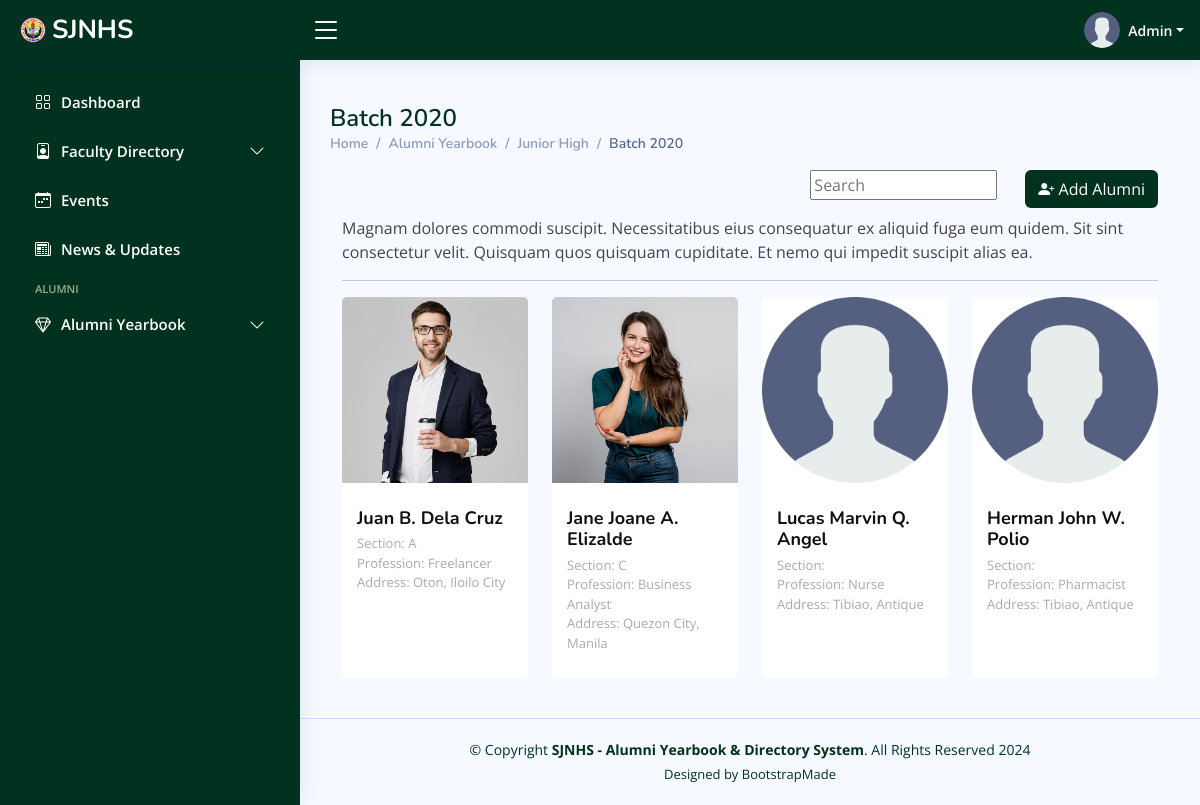
Page /admin/alumni-jhs-view.php?batch=2020 (signed in) on the committed database.
### tables this page shows
CREATE TABLE `alumni_jhs` (
  `id` int(11) NOT NULL,
  `alumni_id` varchar(255) NOT NULL,
  `firstname` varchar(255) NOT NULL,
  `middlename` varchar(255) NOT NULL,
  `lastname` varchar(255) NOT NULL,
  `email` varchar(255) NOT NULL,
  `password` varchar(255) NOT NULL,
  `phone_num` varchar(255) NOT NULL,
  `year_graduated` varchar(255) NOT NULL,
  `section` varchar(255) NOT NULL,
  `track` varchar(255) NOT NULL,
  `profession` varchar(255) NOT NULL,
  `current_company_bus` varchar(255) NOT NULL,
  `marital_stat` varchar(255) NOT NULL,
  `address` varchar(255) NOT NULL,
  `profile_picture` varchar(255) DEFAULT NULL,
  `user_status` varchar(255) NOT NULL,
  `is_online` tinyint(1) NOT NULL DEFAULT 0 COMMENT 'o=false, 1=true',
  `date_created` timestamp NOT NULL DEFAULT current_timestamp()
);

### admin/alumni-jhs-view.php (the view, shortened to what this page needs)
<?php
include_once 'includes/header.php';
include_once 'includes/conn.php';
include_once 'includes/sidebar.php';
?>
<main id="main" class="main">
    <div class="pagetitle">
        <h1>Batch <?php echo isset($_GET['batch']) ? $_GET['batch'] : ''; ?></h1>
        <nav>
            <ol class="breadcrumb">
                <li class="breadcrumb-item"><a href="dashboard.php">Home</a></li>
                <li class="breadcrumb-item">Alumni Yearbook</li>
                <li class="breadcrumb-item"><a href="juniorhs-alumni.php">Junior High</a></li>
                <li class="breadcrumb-item active">Batch <?php echo isset($_GET['batch']) ? $_GET['batch'] : ''; ?></li>
            </ol>
        </nav>
    </div>
    <section class="section dashboard">
        <div class="row">
            <div class="col-lg-12">
                <div id="user" class="user">
                    <div class="container" data-aos="fade-up">
                        <div class="section-title">
                            <div class="d-grid gap-2 d-md-flex justify-content-md-end mb-2">
                                <div class="search-bar">
                                    <input type="text" name="query" id="search" placeholder="Search"
                                        title="Enter search keyword">
                                </div>
                                <button class="btn text-white" style="background-color:#013220" type="button"
                                    data-bs-toggle="modal" data-bs-target="#addfaculty"><i
                                        class="bi bi-person-plus-fill"></i> Add Alumni
                                </button>
                            </div>
                            <p>Magnam dolores commodi suscipit. Necessitatibus eius consequatur ex aliquid fuga eum
                                quidem. Sit sint consectetur velit. Quisquam quos quisquam cupiditate. Et nemo qui
                                impedit suscipit alias ea.</p>
                            <hr>
                        </div>
                        <div class="row">
                            <?php
                            $sql = "SELECT * FROM alumni_jhs WHERE `year_graduated` = '$_GET[batch]'";
                            $result = mysqli_query($conn, $sql);
                            if (mysqli_num_rows($result) > 0) {
                                while ($row = mysqli_fetch_assoc($result)) {
                                    $middlenameInitial = substr($row['middlename'], 0, 1);
                            ?>
                            <div class="col-lg-3 col-md-6 col-6 d-flex align-items-stretch">
                                <div class="member" data-aos="fade-up" data-aos-delay="100">
                                    <div class="member-img">
                                        <img src="<?php echo ($row['profile_picture'] == null) ? "assets/img/user.png" :  $src . $row['profile_picture'];  ?>"
                                            class="img-fluid" alt="">
                                    </div>
                                    <div class="member-info">
                                        <h4><?php echo $row['firstname'] . " " . $middlenameInitial . ". " . $row['lastname']; ?>
                                        </h4>
                                        <span><?php echo "Section: " . $row['section']; ?></span>
                                        <span><?php echo "Profession: " . $row['profession']; ?></span>
                                        <span><?php echo "Address: " . $row['address']; ?></span>
                                    </div>
                                </div>
                            </div>
                            <?php
                                }
                            } else {
                                echo "No alumni members found.";
                            }
                            ?>
                        </div>
                    </div>
                </div>
            </div>
    </section>
</main>
<?php
include_once 'includes/footer.php';
?>

### admin/includes/header.php (shortened to what this page needs)
<!DOCTYPE html>
<html lang="en">
<head>
    <link href="assets/vendor/bootstrap/css/bootstrap.min.css" rel="stylesheet">
    <link href="assets/vendor/bootstrap-icons/bootstrap-icons.css" rel="stylesheet">
    <link href="assets/vendor/boxicons/css/boxicons.min.css" rel="stylesheet">
    <link href="assets/vendor/quill/quill.snow.css" rel="stylesheet">
    <link href="assets/vendor/quill/quill.bubble.css" rel="stylesheet">
    <link href="assets/vendor/remixicon/remixicon.css" rel="stylesheet">
    <link href="assets/vendor/simple-datatables/style.css" rel="stylesheet">
    <link href="assets/css/style.css" rel="stylesheet">
    <?php
    $src = "\SJNHSAlumniSystem/alumni/";
    ?>
</head>
<body>
    <header id="header" class="header fixed-top d-flex align-items-center">
        <div class="d-flex align-items-center justify-content-between">
            <a href="dashboard.php" class="logo d-flex align-items-center">
                <img src="assets/img/favicon.png" alt="">
                <span class="d-none d-lg-block">SJNHS</span>
            </a>
            <i class="bi bi-list toggle-sidebar-btn"></i>
        </div>
        <nav class="header-nav ms-auto">
            <ul class="d-flex align-items-center">
                <li class="nav-item dropdown pe-3">
                    <a class="nav-link nav-profile d-flex align-items-center pe-0" href="#" data-bs-toggle="dropdown">
                        <img src="assets/img/user.png" alt="Profile" class="rounded-circle">
                        <span class="d-none d-md-block dropdown-toggle ps-2">Admin</span>
                    </a>
                </li>
            </ul>
        </nav>
    </header>

### admin/includes/conn.php (shortened to what this page needs)
<?php
echo "Connected successfully";
?>

### admin/includes/sidebar.php (shortened to what this page needs)
<?php
$current_page = basename($_SERVER['PHP_SELF'], ".php");
?>
<aside id="sidebar" class="sidebar">
    <ul class="sidebar-nav" id="sidebar-nav">
        <li class="nav-item">
            <a class="nav-link <?= $current_page == 'dashboard' ? '' : 'collapsed'; ?>" href="dashboard.php">
                <i class="bi bi-grid"></i>
                <span>Dashboard</span>
            </a>
        </li>
        <li class="nav-item">
            <a class="nav-link <?= $current_page == 'juniorhs-faculty' || $current_page == 'seniorhs-faculty' ? '' : 'collapsed'; ?>"
                data-bs-toggle="collapse" href="#faculty-nav">
                <i class="bi bi-person-badge"></i><span>Faculty Directory</span><i
                    class="bi bi-chevron-down ms-auto"></i>
            </a>
        </li>
        <li class="nav-item">
            <a class="nav-link <?= $current_page == 'events' ? '' : 'collapsed'; ?>" href="events.php">
                <i class="bi bi-calendar-week"></i>
                <span>Events</span>
            </a>
        </li>
        <li class="nav-item">
            <a class="nav-link <?= $current_page == 'news-and-updates' ? '' : 'collapsed'; ?>"
                href="news-and-updates.php">
                <i class="bi bi-newspaper"></i>
                <span>News &amp; Updates</span>
            </a>
        </li>
        <li class="nav-heading">Alumni</li>
        <li class="nav-item">
            <a class="nav-link <?= $current_page == 'juniorhs-alumni' || $current_page == 'seniorhs-alumni' ? '' : 'collapsed'; ?>"
                data-bs-toggle="collapse" href="#alumni-nav">
                <i class="bi bi-gem"></i><span>Alumni Yearbook</span><i class="bi bi-chevron-down ms-auto"></i>
            </a>
        </li>
    </ul>
</aside>

### admin/includes/footer.php (shortened to what this page needs)
<footer id="footer" class="footer">
    <div class="copyright">
        &copy; Copyright <strong><span>SJNHS - Alumni Yearbook & Directory System</span></strong>. All Rights Reserved
        2024
    </div>
    <div class="credits">
        Designed by <a href="https://bootstrapmade.com/">BootstrapMade</a>
    </div>
</footer>
</body>
</html>

### admin/assets/css/style.css (style rules this page uses)
:root { scroll-behavior: smooth; }
body { font-family: "Open Sans", sans-serif; background: #f6f9ff; color: #444444; }
a { color: #013220; text-decoration: none; }
h1, h2, h3, h4, h5, h6 { font-family: "Nunito", sans-serif; }
#main { margin-top: 60px; padding: 20px 30px; transition: all 0.3s; }
.pagetitle { margin-bottom: 10px; }
.pagetitle h1 { font-size: 24px; margin-bottom: 0; font-weight: 600; color: #013220; }
.breadcrumb { font-size: 14px; font-family: "Nunito", sans-serif; color: #899bbd; font-weight: 600; }
.breadcrumb a { color: #899bbd; transition: 0.3s; }
.breadcrumb .breadcrumb-item::before { color: #899bbd; }
.breadcrumb .active { color: #51678f; font-weight: 600; }
.logo { line-height: 1; }
@media (min-width: 1200px) { .logo { width: 280px; } }
.logo img { max-height: 26px; margin-right: 6px; }
.logo span { font-size: 26px; font-weight: 700; color: #fff; font-family: "Nunito", sans-serif; }
.header { transition: all 0.5s; z-index: 997; height: 60px; box-shadow: 0px 2px 20px rgba(1, 41, 112, 0.1); background-color: #013220; padding-left: 20px; }
.header .toggle-sidebar-btn { font-size: 32px; padding-left: 10px; cursor: pointer; color: #fff; }
.search-bar { min-width: 150px; padding: 0 20px; }
.header-nav ul { list-style: none; }
.header-nav > ul { margin: 0; padding: 0; }
.header-nav .nav-profile { color: #fff; }
.header-nav .nav-profile img { max-height: 36px; }
.header-nav .nav-profile span { font-size: 14px; font-weight: 600; }
.sidebar { position: fixed; top: 60px; left: 0; bottom: 0; width: 300px; z-index: 996; transition: all 0.3s; padding: 20px; overflow-y: auto; scrollbar-width: thin; scrollbar-color: #aab7cf transparent; box-shadow: 0px 0px 20px rgba(1, 41, 112, 0.1); background-color: #013220; }
@media (min-width: 1200px) { #main, #footer { margin-left: 300px; } }
.sidebar-nav { padding: 0; margin: 0; list-style: none; }
.sidebar-nav li { padding: 0; margin: 0; list-style: none; }
.sidebar-nav .nav-item { margin-bottom: 5px; }
.sidebar-nav .nav-heading { font-size: 11px; text-transform: uppercase; color: #9caf88; font-weight: 600; margin: 10px 0 5px 15px; }
.sidebar-nav .nav-link { display: flex; align-items: center; font-size: 15px; font-weight: 600; color: #013220; transition: 0.3; background: #fff; padding: 10px 15px; border-radius: 4px; }
.sidebar-nav .nav-link i { font-size: 16px; margin-right: 10px; color: #013220; }
.sidebar-nav .nav-link.collapsed { color: #fff; background: #013220; }
.sidebar-nav .nav-link.collapsed i { color: #fff; }
.sidebar-nav .nav-link .bi-chevron-down { margin-right: 0; transition: transform 0.2s ease-in-out; }
.user .member { margin-bottom: 20px; overflow: hidden; border-radius: 5px; background: #fff; position: relative; }
.user .member .member-img { position: relative; overflow: hidden; }
.user .member .member-info { padding: 25px 15px; }
.user .member .member-info h4 { font-weight: 700; margin-bottom: 5px; font-size: 18px; color: #111111; }
.user .member .member-info span { display: block; font-size: 13px; font-weight: 400; color: #aaaaaa; }
.footer { padding: 20px 0; font-size: 14px; transition: all 0.3s; border-top: 1px solid #cddfff; }
.footer .copyright { text-align: center; color: #013220; }
.footer .credits { padding-top: 5px; text-align: center; font-size: 13px; color: #013220; }

### rows in the picture
alumni_jhs: profile_picture (picture), firstname "Juan", middlename "B", lastname "Dela Cruz", section "A", profession "Freelancer", address "Oton, Iloilo City"
alumni_jhs: profile_picture (picture), firstname "Jane Joane", middlename "A", lastname "Elizalde", section "C", profession "Business Analyst", address "Quezon City, Manila"
alumni_jhs: firstname "Lucas Marvin", middlename "Q", lastname "Angel", profession "Nurse", address "Tibiao, Antique"
alumni_jhs: firstname "Herman John", middlename "W", lastname "Polio", profession "Pharmacist", address "Tibiao, Antique"

### other values in the picture
$_GET['batch'] "2020"
